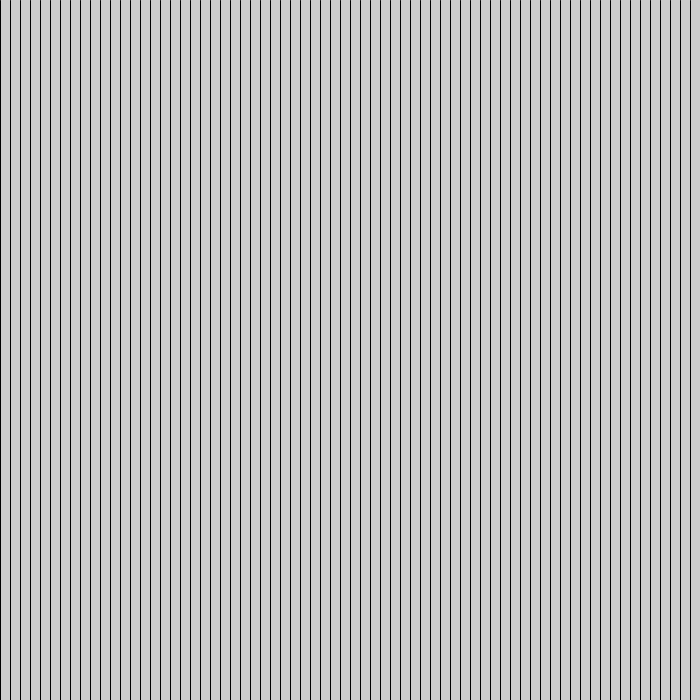
Frame 1 (no input)
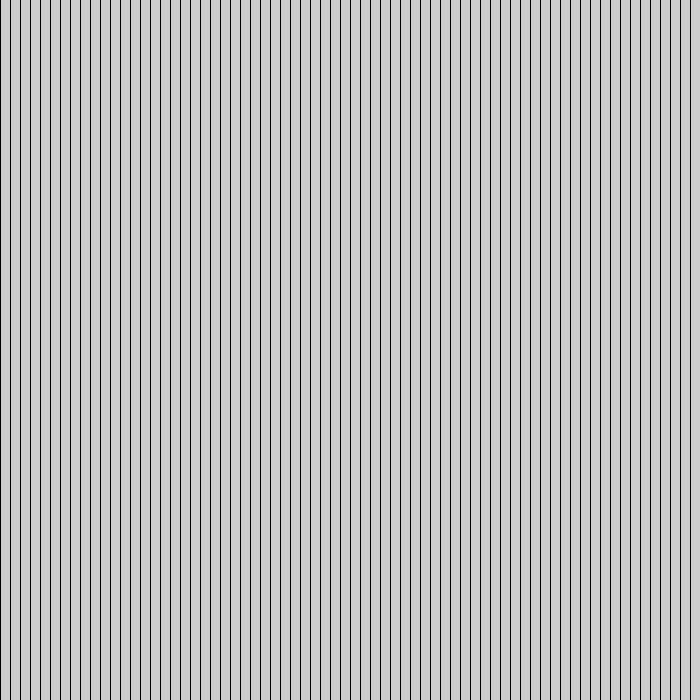
Frame 60 (the mouse pressed at the canvas centre just before this capture)
Frame 120 (the mouse held since frame 60 and released just before this capture): identical to frame 60, image omitted

The Processing sketch that drew these frames (run headless with seeded random() and noise(); from frame 60 on, the mouse is pressed at the canvas centre):

// Processing sketch: Week_5_Day_1_1_
// ── Week_5_Day_1_1_.pde
void setup() {
  size(700,700);
}

void draw() {
//Create a variable that acts as an index.
  int x =0;
//If the while condition is false, the code is not executed.
// Execute the code in brackets.
  while(x < width) {
//Draw vertical lines using the x-coordinate.
    line(x, 0, x, height);
//Increase the amount of lines drawn.
    x = x + 10;
  }
}
